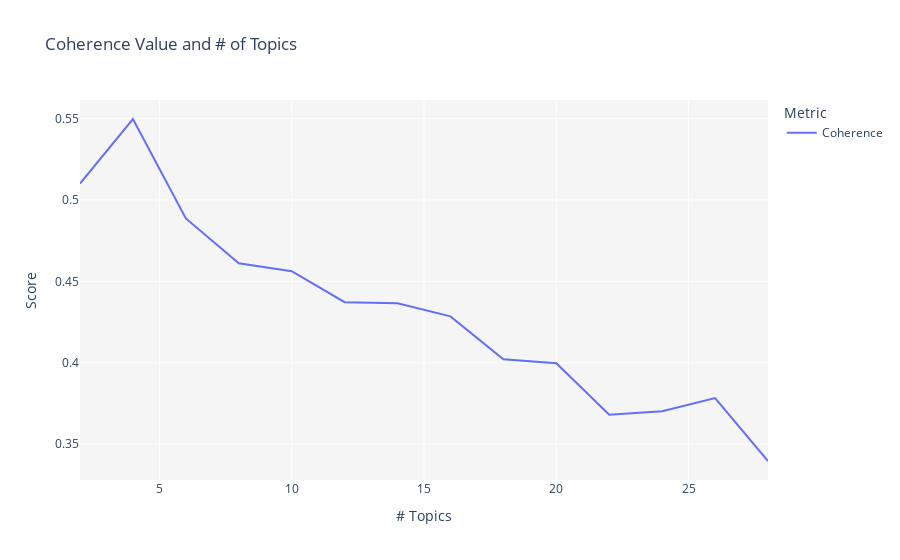

Notebook code cell kept with this figure:
### Code cell
lsi_exp = setup(data = data, target = 'text', session_id = session_id, custom_stopwords = custom_stopwords)
custom_grid = [2,4,6,8,10,12,14,16,18,20,22,24,26,28]

lsi = tune_model(model = 'lsi', custom_grid = custom_grid ,multi_core = True)

save_model(lsi, ruta_modelo)

### Figure 1 — Plotly figure (JSON) as saved in the notebook; plotly's stock layout.template omitted (floating-point values rounded to 4 significant figures)
{"data": [{"hovertemplate": "Metric=Coherence<br># Topics=%{x}<br>Score=%{y}<extra></extra>", "legendgroup": "Coherence", "line": {"color": "#636efa", "dash": "solid", "shape": "linear"}, "mode": "lines", "name": "Coherence", "orientation": "v", "showlegend": true, "type": "scatter", "x": [2, 4, 6, 8, 10, 12, 14, 16, 18, 20, 22, 24, 26, 28], "xaxis": "x", "y": [0.5101, 0.5497, 0.4886, 0.4611, 0.4562, 0.4372, 0.4365, 0.4285, 0.4021, 0.3997, 0.3681, 0.3702, 0.3783, 0.3397], "yaxis": "y"}], "layout": {"legend": {"title": {"text": "Metric"}, "tracegroupgap": 0}, "plot_bgcolor": "rgb(245,245,245)", "title": {"text": "Coherence Value and # of Topics"}, "xaxis": {"anchor": "y", "domain": [0, 1], "title": {"text": "# Topics"}}, "yaxis": {"anchor": "x", "domain": [0, 1], "title": {"text": "Score"}}}}
